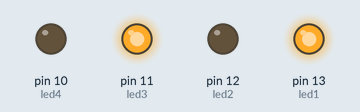
This sketch was run on a simulated Arduino Uno, built with avr-gcc and run on an emulated ATmega328P. Parts: output pins drawn as LEDs (lit = HIGH).

Above: at 0.15 s.
At 2.25 s:
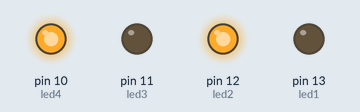
Timing chart, 0 to 3.0 s (numbered marks = the images above):
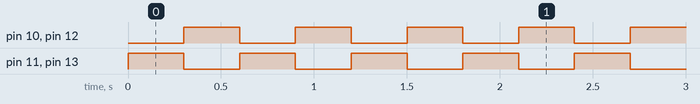

Measured:
- by itself, pin 10 (led4), pin 11 (led3), pin 12 (led2), pin 13 (led1): alternates HIGH for 0.30 s and LOW for 0.30 s

The sketch:

FlipFlop_LED.ino
```cpp
int led1 = 13; // Deklarasi pin 13 dengan nama led1
int led2 = 12; // Deklarasi pin 12 dengan nama led2
int led3 = 11; // Deklarasi pin 11 dengan nama led3
int led4 = 10; //Deklarasi pin 10 dengan nama led4

void setup() {
  // put your setup code here, to run once:
  pinMode(led1, OUTPUT); // memberi mode led1 menjadi output
  pinMode(led2, OUTPUT); // memberi mode led2 menjadi output
  pinMode(led3, OUTPUT); // memberi mode led3 menjadi output
  pinMode(led4, OUTPUT); // memberi mode led4 menjadi output

}

void loop() {
  // put your main code here, to run repeatedly:
  digitalWrite(led1, HIGH); // led1 akan menyala
  digitalWrite(led2, LOW);  // led2 akan mati
  digitalWrite(led3, HIGH); // led3 akan menyala
  digitalWrite(led4, LOW);  // led4 akan mati
  delay(300); // waktu 300 ms
  digitalWrite(led1, LOW);  // led1 mati
  digitalWrite(led2, HIGH); // led2 menyala
  digitalWrite(led3, LOW);  // led3 akan mati
  digitalWrite(led4, HIGH); // led4 akan menyala
  delay(300); // waktu 300 ms


}
```
